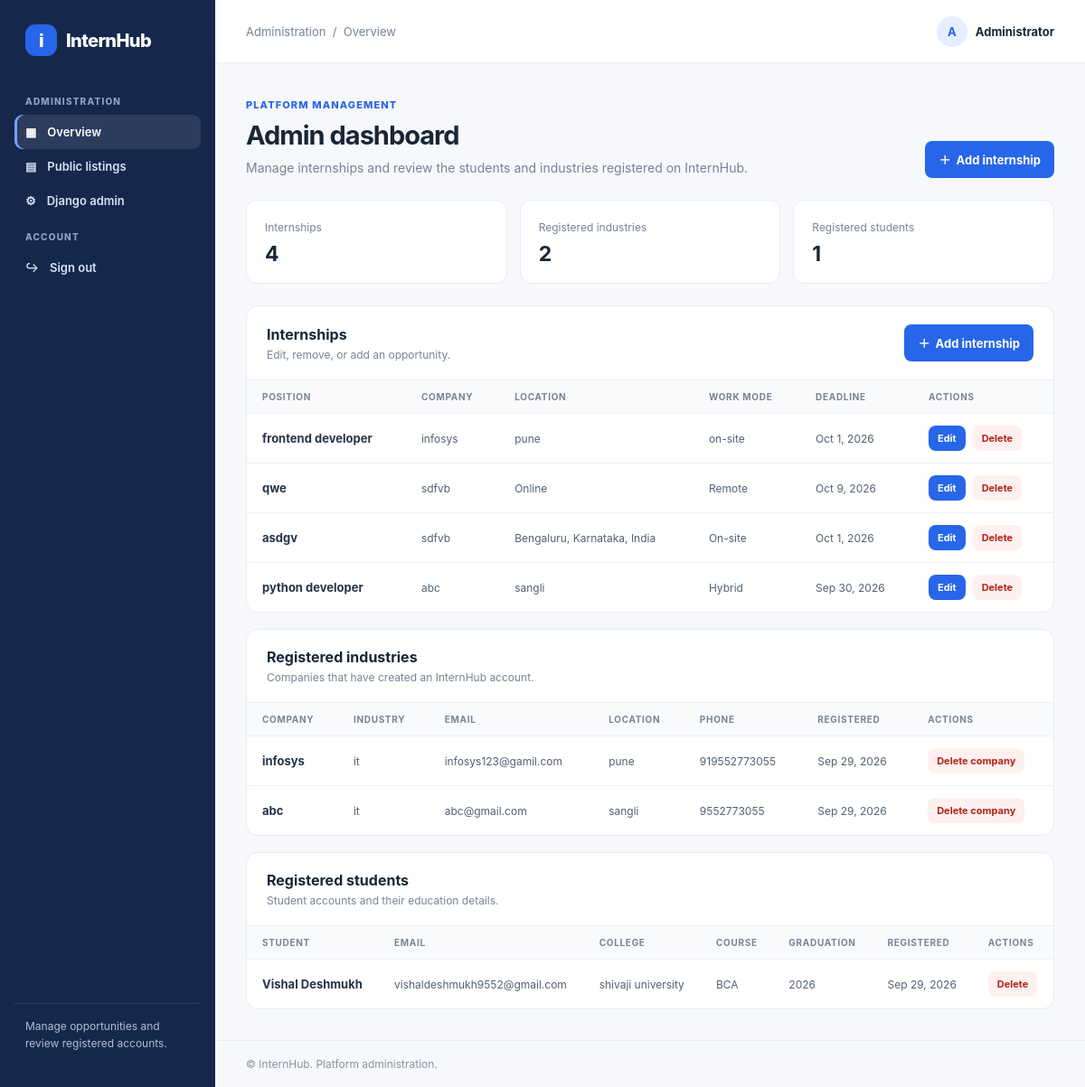
The page /accounts/admin_dashboard (signed in) on the database its author committed.
### internships/models.py (models this page shows, shortened)
class Internship(models.Model):
    company = models.CharField(max_length=150)
    title = models.CharField(max_length=200)
    location = models.CharField(max_length=150)
    work_mode = models.CharField(max_length=50)
    duration = models.CharField(max_length=100)
    stipend = models.CharField(max_length=100)
    skills = models.TextField()
    about = models.TextField()
    responsibilities = models.TextField()
    requirements = models.TextField()
    last_date = models.DateField()
    created_at = models.DateTimeField(auto_now_add=True)

### accounts/models.py (models this page shows, shortened)
class Industry(models.Model):
    company_name = models.CharField(max_length=150)
    email = models.CharField(max_length=100)
    password = models.CharField(max_length=100)
    phone_number = models.CharField(max_length=15)
    company_website = models.URLField(max_length=300, blank=True)
    industry_type = models.CharField(max_length=120)
    location = models.CharField(max_length=150)
    description = models.TextField(max_length=500)
    created_at = models.DateTimeField(auto_now_add=True)

class Student(models.Model):
    full_name = models.CharField(max_length=150)
    email = models.EmailField(unique=True)
    phone = models.CharField(max_length=15)
    college = models.CharField(max_length=200)
    course = models.CharField(max_length=100)
    graduation_year = models.IntegerField()
    skills = models.CharField(max_length=500, blank=True)
    resume = models.FileField(
        upload_to="resumes/",
        blank=True,
        null=True
    )
    password = models.CharField(max_length=128)
    created_at = models.DateTimeField(auto_now_add=True)

### accounts/views.py (the view)
# urls.py: path("admin_dashboard", views.admin_dashboard, name="admin_dashboard"),
@user_passes_test(_is_admin, login_url="open_adminlogin")
def admin_dashboard(request):
    return render(
        request,
        "dashboard/admin_dashboard.html",
        {
            "internships": Internship.objects.order_by("-created_at"),
            "industries": Industry.objects.order_by("-created_at"),
            "students": Student.objects.order_by("-created_at"),
        },
    )

### accounts/views.py (called while the page is built)
def _is_admin(user):
    return user.is_authenticated and user.is_superuser

### dashboard/templates/dashboard/admin_dashboard.html (shortened to what this page needs)
<!DOCTYPE html>
<html lang="en">
<head>
</head>
<body>
    <div class="shell">
        <aside class="sidebar">
            <a class="brand" href="{% url 'index' %}"><span>i</span>InternHub</a>
            <div class="nav-label">Administration</div>
            <a class="nav-link active" href="{% url 'admin_dashboard' %}"><span>▦</span><span>Overview</span></a>
            <a class="nav-link" href="{% url 'internship_index' %}"><span>▤</span><span>Public listings</span></a>
            <a class="nav-link" href="{% url 'admin:index' %}"><span>⚙</span><span>Django admin</span></a>
            <div class="nav-label">Account</div>
            <a class="nav-link" href="{% url 'account_logout' %}"><span>↪</span><span>Sign out</span></a>
            <div class="sidebar-foot">Manage opportunities and review registered accounts.</div>
        </aside>
        <div class="main">
            <header class="topbar"><span class="crumb">Administration&nbsp; / &nbsp;Overview</span><div class="admin"><span class="avatar">A</span>Administrator</div></header>
            <main class="content">
                <section class="welcome"><div><span class="eyebrow">Platform management</span><h1>Admin dashboard</h1><p>Manage internships and review the students and industries registered on InternHub.</p></div><a class="button" href="{% url 'add_internship' %}">＋&nbsp; Add internship</a></section>
                <section class="stats" aria-label="Platform totals">
                    <article class="stat"><span>Internships</span><strong>{{ internships|length }}</strong></article>
                    <article class="stat"><span>Registered industries</span><strong>{{ industries|length }}</strong></article>
                    <article class="stat"><span>Registered students</span><strong>{{ students|length }}</strong></article>
                </section>
                <section class="panel" id="internships">
                    <div class="panel-head"><div><h2>Internships</h2><p>Edit, remove, or add an opportunity.</p></div><a class="button" href="{% url 'add_internship' %}">＋&nbsp; Add internship</a></div>
                    <div class="table-wrap"><table><thead><tr><th>Position</th><th>Company</th><th>Location</th><th>Work mode</th><th>Deadline</th><th>Actions</th></tr></thead><tbody>
                        {% for internship in internships %}
                            <tr><td><strong>{{ internship.title }}</strong></td><td>{{ internship.company }}</td><td>{{ internship.location }}</td><td>{{ internship.work_mode }}</td><td>{{ internship.last_date|date:"M j, Y" }}</td><td><div class="actions"><a class="small-button" href="{% url 'admin_edit_internship' internship.id %}">Edit</a><form method="post" action="{% url 'admin_delete_internship' internship.id %}">{% csrf_token %}<button class="small-button danger" type="submit">Delete</button></form></div></td></tr>
                        {% empty %}<tr><td colspan="6" class="empty">No internships have been posted yet.</td></tr>{% endfor %}
                    </tbody></table></div>
                </section>
                <section class="panel" id="industries">
                    <div class="panel-head"><div><h2>Registered industries</h2><p>Companies that have created an InternHub account.</p></div></div>
                    <div class="table-wrap"><table><thead><tr><th>Company</th><th>Industry</th><th>Email</th><th>Location</th><th>Phone</th><th>Registered</th><th>Actions</th></tr></thead><tbody>
                        {% for industry in industries %}
                            <tr><td><strong>{{ industry.company_name }}</strong></td><td>{{ industry.industry_type }}</td><td>{{ industry.email }}</td><td>{{ industry.location }}</td><td>{{ industry.phone_number }}</td><td>{{ industry.created_at|date:"M j, Y" }}</td><td><form method="post" action="{% url 'admin_delete_industry' industry.id %}" onsubmit="return confirm('Delete this company and its internship listings?');">{% csrf_token %}<button class="small-button danger" type="submit">Delete company</button></form></td></tr>
                        {% empty %}<tr><td colspan="7" class="empty">No industries have registered yet.</td></tr>{% endfor %}
                    </tbody></table></div>
                </section>
                <section class="panel" id="students">
                    <div class="panel-head"><div><h2>Registered students</h2><p>Student accounts and their education details.</p></div></div>
                    <div class="table-wrap"><table><thead><tr><th>Student</th><th>Email</th><th>College</th><th>Course</th><th>Graduation</th><th>Registered</th><th>Actions</th></tr></thead><tbody>
                        {% for student in students %}
                            <tr><td><strong>{{ student.full_name }}</strong></td><td>{{ student.email }}</td><td>{{ student.college }}</td><td>{{ student.course }}</td><td>{{ student.graduation_year }}</td><td>{{ student.created_at|date:"M j, Y" }}</td><td><form method="post" action="{% url 'admin_delete_student' student.id %}">{% csrf_token %}<button class="small-button danger" type="submit">Delete</button></form></td></tr>
                        {% empty %}<tr><td colspan="7" class="empty">No students have registered yet.</td></tr>{% endfor %}
                    </tbody></table></div>
                </section>
            </main>
            <footer class="footer">© InternHub. Platform administration.</footer>
        </div>
    </div>
</body>
</html>

### dashboard/templates/dashboard/admin_dashboard.html (style rules this page uses)
:root { font-family:Inter,ui-sans-serif,system-ui,-apple-system,"Segoe UI",sans-serif;color:#192638;background:#f6f8fb }
* { box-sizing:border-box }
body { margin:0 }
.shell { display:grid;grid-template-columns:238px 1fr;min-height:100vh }
.sidebar { background:#15284c;color:#d7e1f4;padding:24px 16px;display:flex;flex-direction:column }
.brand { display:flex;align-items:center;gap:10px;padding:3px 12px 29px;text-decoration:none;color:white;font-weight:800;font-size:20px;letter-spacing:-.6px }
.brand span { display:grid;place-items:center;width:35px;height:35px;border-radius:11px;background:#2766e8 }
.nav-label { padding:0 12px;margin:15px 0 9px;color:#8fa2c3;font-size:10px;font-weight:800;letter-spacing:.12em;text-transform:uppercase }
.nav-link { display:flex;align-items:center;gap:12px;padding:11px 12px;color:#d7e1f4;text-decoration:none;border-radius:9px;font-size:13px;font-weight:600 }
.nav-link:hover,.nav-link.active { background:#ffffff18;color:#fff }
.nav-link.active { box-shadow:inset 3px 0 #75a0ff }
.sidebar-foot { margin-top:auto;padding:15px 12px;border-top:1px solid #ffffff1c;color:#aebed9;font-size:12px;line-height:1.6 }
.main { min-width:0 }
.topbar { height:70px;background:#fff;border-bottom:1px solid #e9edf3;display:flex;align-items:center;justify-content:space-between;padding:0 34px }
.crumb { font-size:13px;color:#788396 }
.admin { font-size:13px;font-weight:700;display:flex;align-items:center;gap:9px }
.avatar { width:34px;height:34px;border-radius:50%;background:#e6edff;color:#2766e8;display:grid;place-items:center }
.content { width:min(1240px,100%);margin:auto;padding:34px }
.eyebrow { font-size:11px;color:#2766e8;font-weight:800;text-transform:uppercase;letter-spacing:.1em }
.welcome { display:flex;justify-content:space-between;align-items:flex-end;gap:20px }
.welcome h1 { font-size:29px;letter-spacing:-1px;margin:8px 0 }
.welcome p { font-size:14px;color:#788396;margin:0;line-height:1.6 }
.button,.small-button { display:inline-flex;align-items:center;justify-content:center;background:#2766e8;border:0;border-radius:8px;padding:11px 15px;color:#fff;text-decoration:none;font:inherit;font-size:13px;font-weight:700;cursor:pointer }
.stats { display:grid;grid-template-columns:repeat(3,1fr);gap:14px;margin:24px 0 }
.stat { padding:18px 20px;background:#fff;border:1px solid #e7ecf3;border-radius:12px }
.stat span { font-size:12px;color:#788396 }
.stat strong { display:block;font-size:23px;margin-top:7px }
.panel { background:#fff;border:1px solid #e7ecf3;border-radius:13px;margin-top:18px;overflow:hidden }
.panel-head { padding:20px 22px;display:flex;align-items:center;justify-content:space-between;gap:15px;border-bottom:1px solid #edf0f5 }
.panel-head h2 { font-size:16px;margin:0 }
.panel-head p { font-size:12px;color:#788396;margin:5px 0 0 }
.table-wrap { overflow-x:auto }
table { width:100%;border-collapse:collapse;text-align:left;white-space:nowrap }
th { padding:12px 17px;background:#f9fafc;color:#788396;font-size:10px;letter-spacing:.07em;text-transform:uppercase }
td { padding:13px 17px;border-top:1px solid #edf0f5;font-size:12px;color:#536074 }
td strong { color:#25334a;font-size:13px }
.actions { display:flex;align-items:center;gap:8px }
.small-button { padding:7px 10px;font-size:11px }
.danger { background:#fff0f0;color:#b42318 }
.footer { padding:18px 34px;border-top:1px solid #e9edf3;color:#8993a3;font-size:12px }

### rows shown on the page
Internship: title "frontend developer", company "infosys", location "pune", work_mode "on-site", last_date "Oct 1, 2026"
Internship: title "qwe", company "sdfvb", location "Online", work_mode "Remote", last_date "Oct 9, 2026"
Internship: title "asdgv", company "sdfvb", location "Bengaluru, Karnataka, India", work_mode "On-site", last_date "Oct 1, 2026"
Internship: title "python developer", company "abc", location "sangli", work_mode "Hybrid", last_date "Sep 30, 2026"
Industry: company_name "infosys", industry_type "it", email "infosys123@gamil.com", location "pune", phone_number "919552773055", created_at "Sep 29, 2026"
Industry: company_name "abc", industry_type "it", email "abc@gmail.com", location "sangli", phone_number "9552773055", created_at "Sep 29, 2026"
Student: full_name "Vishal Deshmukh", email "vishaldeshmukh9552@gmail.com", college "shivaji university", course "BCA", graduation_year "2026", created_at "Sep 29, 2026"

### other values the page prints
{{ internships|length }} "4"
{{ industries|length }} "2"
{{ students|length }} "1"
